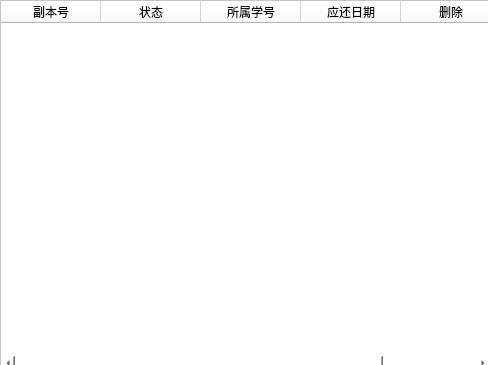
<?xml version="1.0" encoding="UTF-8"?>
<ui version="4.0">
 <class>admin_bookdetail</class>
 <widget class="QWidget" name="admin_bookdetail">
  <property name="geometry">
   <rect>
    <x>0</x>
    <y>0</y>
    <width>488</width>
    <height>365</height>
   </rect>
  </property>
  <property name="maximumSize">
   <size>
    <width>488</width>
    <height>365</height>
   </size>
  </property>
  <property name="windowTitle">
   <string>admin_bookdetail</string>
  </property>
  <widget class="QFrame" name="frame">
   <property name="geometry">
    <rect>
     <x>-10</x>
     <y>0</y>
     <width>501</width>
     <height>371</height>
    </rect>
   </property>
   <property name="styleSheet">
    <string notr="true">background-color: rgb(255, 255, 255);</string>
   </property>
   <property name="frameShape">
    <enum>QFrame::StyledPanel</enum>
   </property>
   <property name="frameShadow">
    <enum>QFrame::Raised</enum>
   </property>
   <widget class="QTableWidget" name="tableWidget">
    <property name="geometry">
     <rect>
      <x>10</x>
      <y>0</y>
      <width>491</width>
      <height>371</height>
     </rect>
    </property>
    <column>
     <property name="text">
      <string>副本号</string>
     </property>
    </column>
    <column>
     <property name="text">
      <string>状态</string>
     </property>
    </column>
    <column>
     <property name="text">
      <string>所属学号</string>
     </property>
    </column>
    <column>
     <property name="text">
      <string>应还日期</string>
     </property>
    </column>
    <column>
     <property name="text">
      <string>删除</string>
     </property>
    </column>
   </widget>
  </widget>
 </widget>
 <layoutdefault spacing="6" margin="11"/>
 <resources/>
 <connections/>
</ui>
